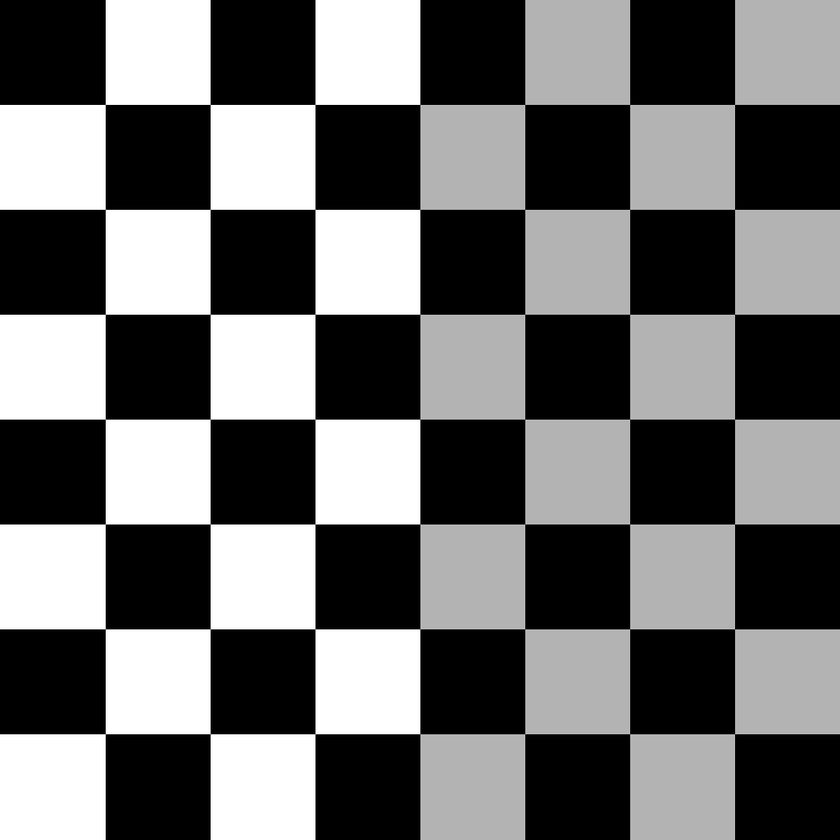
%> input picture R-L算法/1.tif, 840 x 840 px, shrunk from 1049 x 1049 before the run
$ octave main.m   (GNU Octave 9; MATLAB toolbox functions it lacks are replaced by stand-ins)
%> lines starting %> are read from the running program, lines starting %| are printed output that depends on the picture; in (x1, y1, x2, y2) boxes, pixels count from 0 and x2, y2 are one past the last pixel; in counts of white or black regions, pixels touching at a corner belong together; the program's own positions count from 1
clc,clear,close all
I=imread('1.tif');
%> I is the input picture: size 840x840 uint8; min 0, max 255, mean 108.6
% imshow(I)
%%
var1=0.003;
I_noise=imnoise(I,'gaussian',0,var1);
% imshow(I_noise)
%%
var2=70;
n=19;
PSF=fspecial('gaussian',n,var2);
I_blur=imfilter(I_noise,PSF);
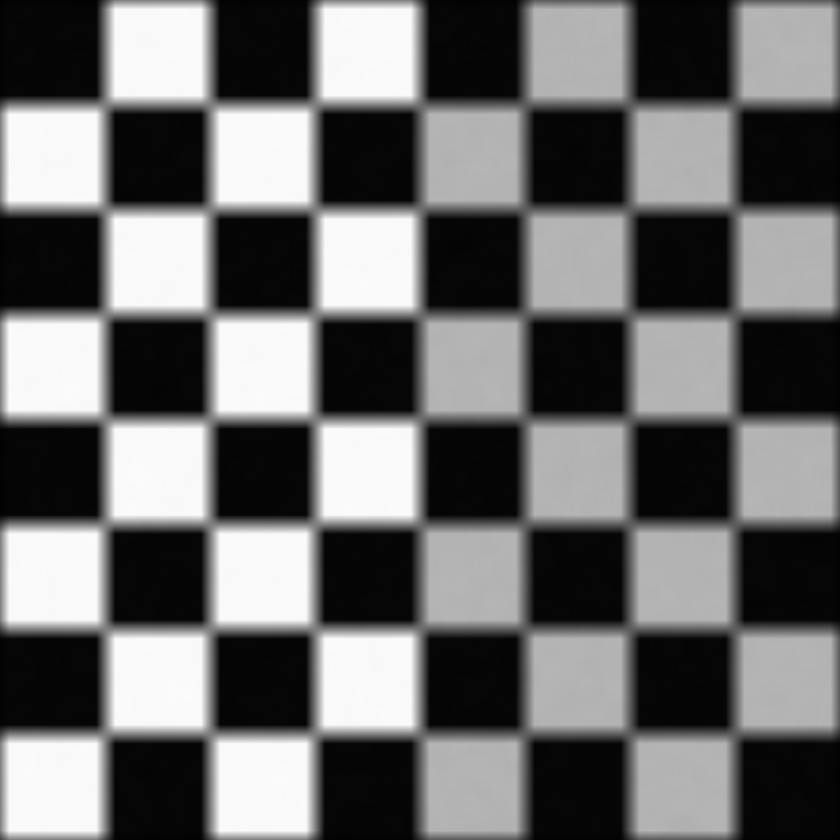
%> I_blur: size 840x840 uint8; min 2, max 251, mean 108.7
subplot(1,2,1)
imshow(I_blur)
title('blurwithniose')
%%
I_blur=double(I_blur);
%> I_blur: size 840x840 double
V = .0001;
LIM=ceil(size(PSF,1)/2);
WEIGHT=zeros(size(I_blur));
WEIGHT(1+LIM:end-LIM,1+LIM:end-LIM)=1;
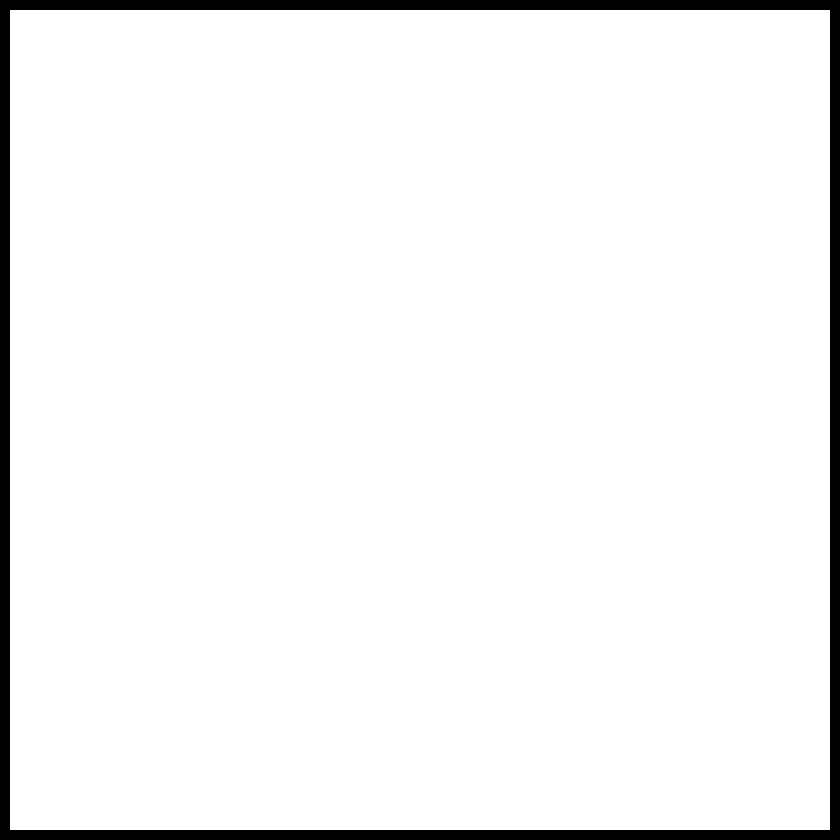
%> WEIGHT: size 840x840 double; values 0 (black) and 1 (white), 95.3% white; 1 black region, box (x1, y1, x2, y2) and area: (0, 0, 840, 840) 33200
g=deconvlucy(I_blur,PSF,20,sqrt(V),WEIGHT);
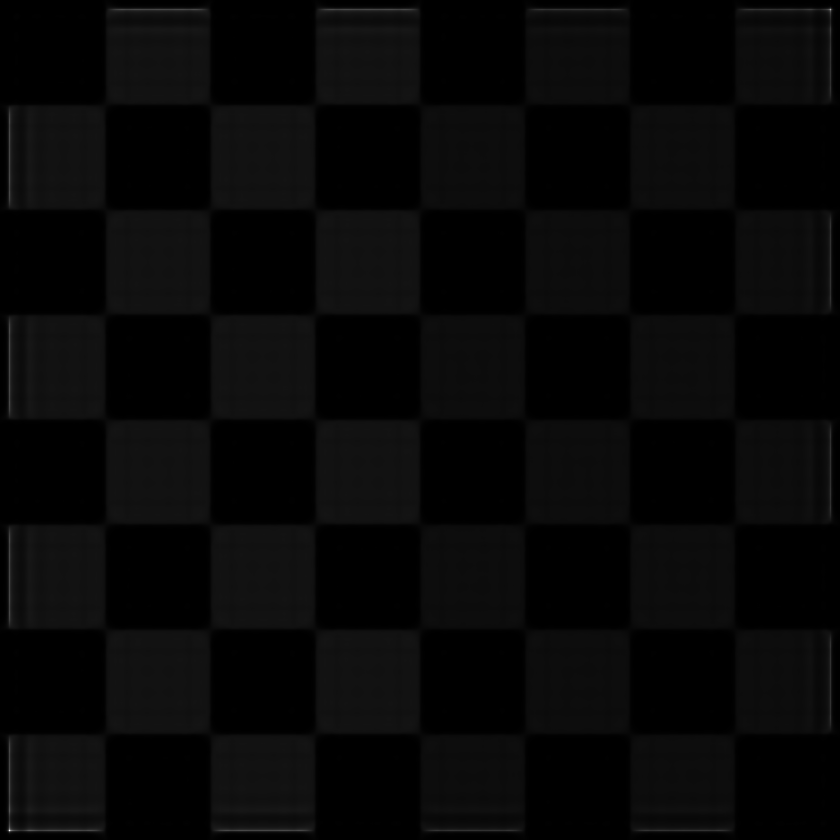
%> g: size 840x840 double; min 0.00879, max 3506.1, mean 108.7; drawn with min black and max white

subplot(1,2,2)
imshow(uint8(g))
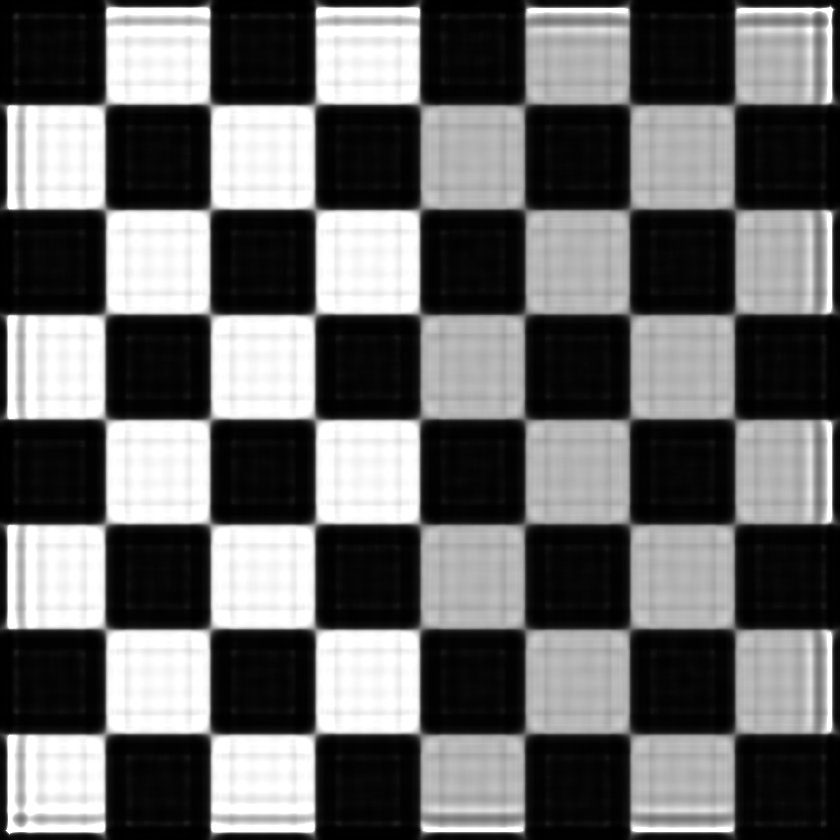
%> displayed picture: size 840x840, on the screen's scale of 0 to 255; min 0, max 255, mean 106
